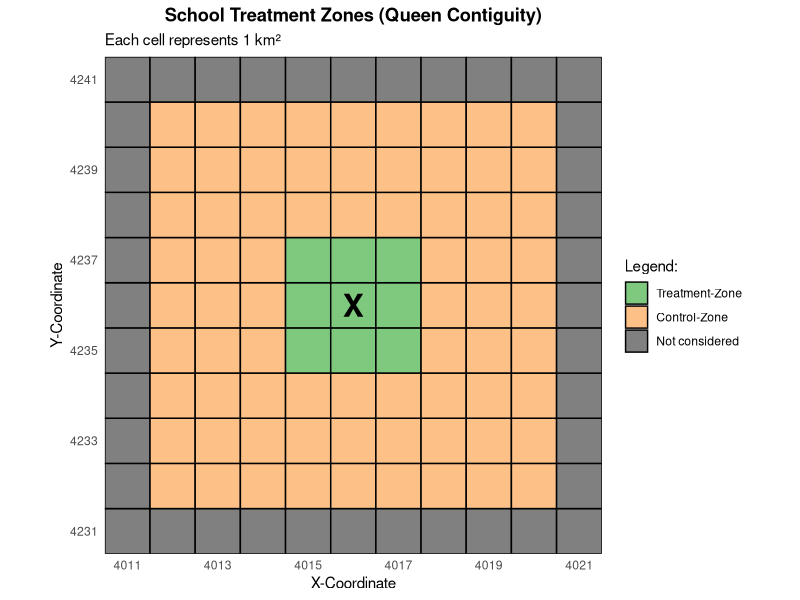
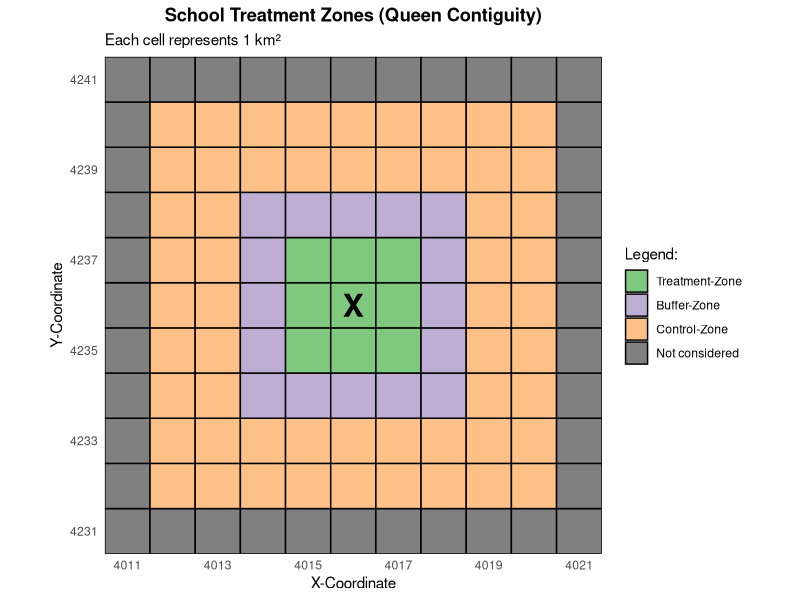
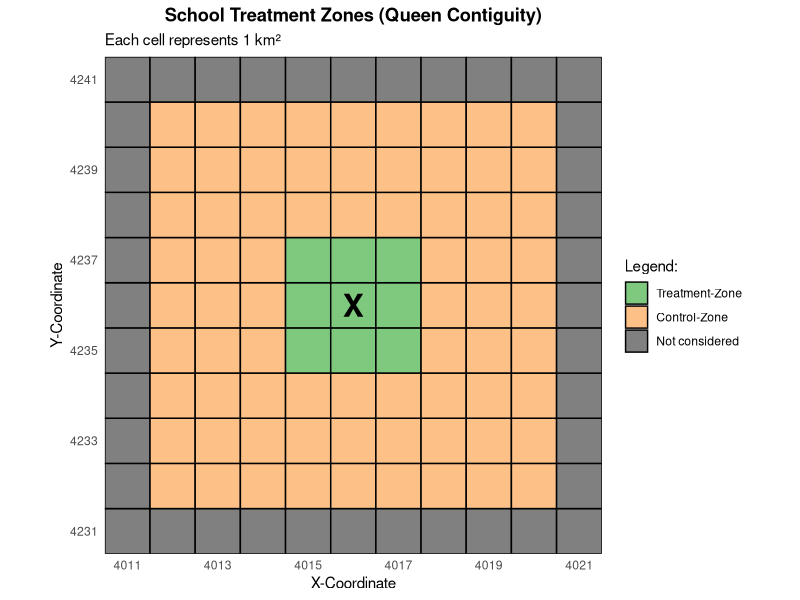
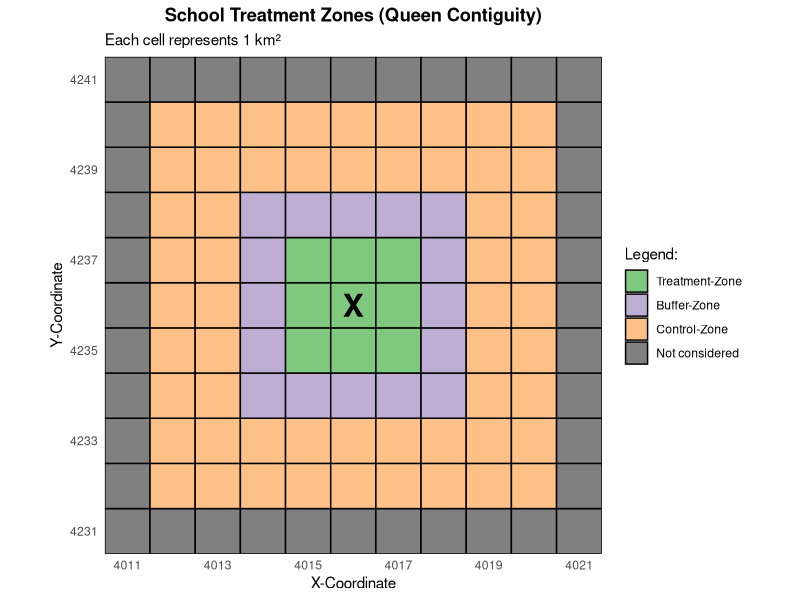

Write the R code that produced these figures, in order.
#########################
##### prerequisites #####
#########################

library(ggplot2)
library(dplyr)
library(RColorBrewer)


###############################
## create grid & assign zone ##
###############################
# with exemplary coordinates 

x_start <- 4011
y_start <- 4231
grid <- expand.grid(x = x_start:(x_start + 10), y = y_start:(y_start + 10)) %>%
  mutate(
    dist = pmax(abs(x - (x_start + 5)), abs(y - (y_start + 5))),
    zone = case_when(
      dist <= 1 ~ "Treatment-Zone",
      dist == 2 ~ "Buffer-Zone",
      dist %in% 3:4 ~ "Control-Zone",
      TRUE ~ "Not considered"
    ),
    zone = factor(zone, levels = c("Treatment-Zone", "Buffer-Zone", 
                                   "Control-Zone", "Not considered"))
  )

accent_colors <- brewer.pal(8, "Accent")
zone_colors <- c("Treatment-Zone" = accent_colors[1],
                 "Buffer-Zone" = accent_colors[2],
                 "Control-Zone" = accent_colors[3],
                 "Not considered" = "#808080")


# design without buffer zone
grid_no_buffer <- grid %>%
  mutate(
    zone_no_buffer = case_when(
      dist <= 1 ~ "Treatment-Zone",
      dist >= 2 & dist <= 4 ~ "Control-Zone",
      TRUE ~ "Not considered"
    ),
    zone_no_buffer = factor(zone_no_buffer, levels = c("Treatment-Zone", 
                                                       "Control-Zone", 
                                                       "Not considered"))
  )

zone_colors_no_buffer <- c("Treatment-Zone" = accent_colors[1],
                           "Control-Zone" = accent_colors[3],
                           "Not considered" = "#808080")

plot_no_buffer <- ggplot(grid_no_buffer, aes(x, y, fill = zone_no_buffer)) +
  geom_tile(color = "black", linewidth = 0.5) +
  annotate("text", x = x_start + 5, y = y_start + 5, label = "X", size = 8, 
           fontface = "bold") +
  scale_fill_manual(values = zone_colors_no_buffer, name = "Legend:") +
  coord_fixed(expand = FALSE) +
  scale_x_continuous(breaks = seq(x_start, x_start + 10, by = 2), 
                     expand = c(0, 0)) +
  scale_y_continuous(breaks = seq(y_start, y_start + 10, by = 2), 
                     expand = c(0, 0)) +
  labs(x = "X-Coordinate", y = "Y-Coordinate", 
       title = "School Treatment Zones (Queen Contiguity)",
       subtitle = "Each cell represents 1 km²") +
  theme_minimal() +
  theme(panel.grid = element_blank(),
        legend.position = "right",
        plot.title = element_text(hjust = 0.5, face = "bold"))
plot_no_buffer
ggsave("plot_zones_no_buffer.pdf", plot_no_buffer, width = 8, height = 6)


# design with buffer zone
plot_with_buffer <- ggplot(grid, aes(x, y, fill = zone)) +
  geom_tile(color = "black", linewidth = 0.5) +
  annotate("text", x = x_start + 5, y = y_start + 5, label = "X", size = 8, 
           fontface = "bold") +
  scale_fill_manual(values = zone_colors, name = "Legend:") +
  coord_fixed(expand = FALSE) +
  scale_x_continuous(breaks = seq(x_start, x_start + 10, by = 2), 
                     expand = c(0, 0)) +
  scale_y_continuous(breaks = seq(y_start, y_start + 10, by = 2), 
                     expand = c(0, 0)) +
  labs(x = "X-Coordinate", y = "Y-Coordinate", 
       title = "School Treatment Zones (Queen Contiguity)",
       subtitle = "Each cell represents 1 km²") +
  theme_minimal() +
  theme(panel.grid = element_blank(),
        legend.position = "right",
        plot.title = element_text(hjust = 0.5, face = "bold"))
plot_with_buffer
ggsave("plot_zones_with_buffer.pdf", plot_with_buffer, width = 8, height = 6)